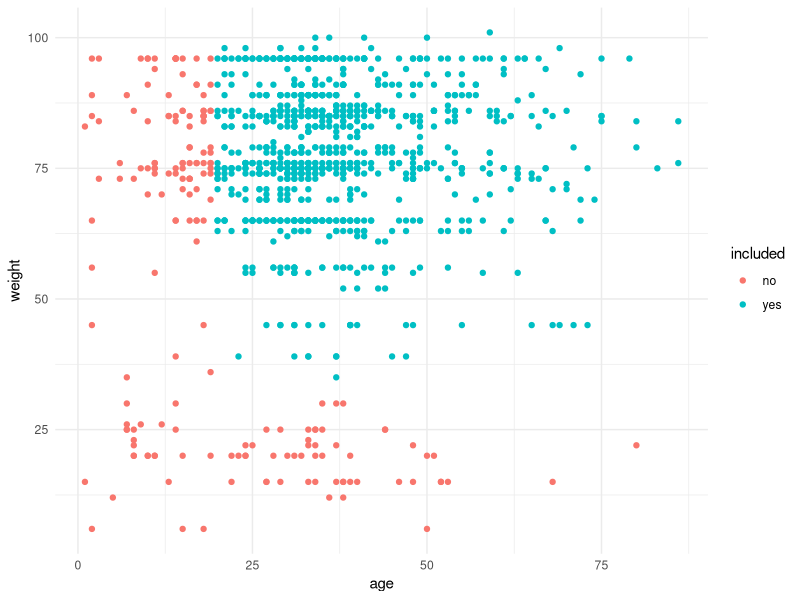

Source code (R):
## ---- chunk 1
knitr::opts_chunk$set(echo = FALSE)
library(tidyverse)
library(kableExtra)
knitr::opts_knit$set(root.dir = here::here()) #root dir for file to project root dir


## ---- chunk 2
death_cases <- read_csv("data/01_death_cases.csv")
recovered_cases <- read_csv("data/01_recovered_cases.csv")
under_treatment_cases <- read_csv("data/01_under_treatment_cases.csv")
all_cases<- death_cases %>%
  mutate(birth_date=as.double(birth_date))%>%
  full_join(recovered_cases)%>%
  full_join(under_treatment_cases)
## ---- chunk 3
knitr::include_graphics("flow_chart.png", error = FALSE)
## ---- chunk 4
all_cases %>%
  head(10) %>%
  kbl("html") %>%
  kable_paper() %>%
  scroll_box(width = "1000px")
## ---- chunk 5
all_cases %>%
  mutate(included = ifelse((age >= 20 & weight >= 35), yes="yes", no="no")) %>%
  ggplot(aes(x = age, y = weight, col=included)) +
  geom_point() +
  theme_minimal()
## ---- chunk 6
y <- data.frame(Changes = c(
  "Removed special characters from variable names" , 
  "Greedy cleanup of binary variables: None binary values set to 1",
  "Blood type had one value of 44 (mistake) which was changed to NA", 
  "Birth dates of other than 4 numbers were set to NA",  
  "Only include women as they are the risk group of breast cancer (few men are hit)", 
  "Only include women > 20 years, as they are the primary risk group", #as we wish to mainly focus on the risk group (age = risk) (0 cases in UK for women < 20 over 3 years)", 
  "Remove samples with abnormal weight age proportions", 
  "Filter out a single woman who is set to not yet have her period, but have experience in pregnancy", 
  "Remove singular columns (with only one value for all samples)"))

x <- knitr::kable(y, "html") %>%
  kable_styling(font_size = 16) %>%
  pack_rows("Column names",1,1) %>%
  pack_rows("Variable values",2,4) %>%
  pack_rows("Filter out samples",5,8) %>%
  pack_rows("Removing columns", 9,9)

x
## ---- chunk 7
y <- data.frame(Changes = c(
  "Categorical variables encoded with label and encoded as factor", 
  "Age at treatment",
  "Normalised numerical variables"))

x <- knitr::kable(y, "html") %>%
  kable_styling(font_size = 16) %>%
  pack_rows("Values changed",1,1) %>%
  pack_rows("Adding columns",2,3) 

x
## ---- chunk 8
knitr::include_graphics("../results/04_analysis_barchart_categorical_education_to_heartmedicine.png", error = F)
## ---- chunk 9
knitr::include_graphics("../results/04_analysis_barchart_categorical_gallmedicine_to_condition.png", error = F)
## ---- chunk 10

knitr::include_graphics("../results/04_analysis_densitograms_on_condition.png", 
  error = F)
## ---- chunk 11

knitr::include_graphics("../results/04_analysis_densitograms_on_tumor.png", 
  error = F)
## ---- chunk 12

knitr::include_graphics("../results/06_MCA_contour_tumorType.png", 
  error = F)
## ---- chunk 13

knitr::include_graphics("../results/06_MCA_contour_conditions.png", 
  error = F)
## ---- chunk 14

knitr::include_graphics("../results/06_MCA_contour_conditions.png", 
  error = F)
## ---- chunk 15

knitr::include_graphics("../results/06_MCA_supImp_rotation.png", 
  error = F)
## ---- chunk 16
redMod_tumor = read.csv("results/07_Model_performance_tumor.csv")

redMod_tumor %>%
  pivot_wider(names_from = "term", values_from = "estimate") %>%
  select(-class) %>%
  mutate(across(-model, function(x) str_c(round(x*100),"%"))) %>%
  kbl("html") %>%
  kable_minimal() %>%
    kable_styling(font_size = 20) %>%
  footnote(general= "Positive class = Malignant",
           fixed_small_size = TRUE)

## ---- chunk 17
redMod_tumor = read.csv("results/08_Model_performance_condition.csv")

redMod_tumor %>%
  pivot_wider(names_from = "term", values_from = "estimate") %>%
  select(-class) %>%
  mutate(across(-model, function(x) str_c(round(x*100),"%"))) %>%
  kbl("html") %>%
  kable_minimal() %>%
  kable_styling(font_size = 20) %>%
  footnote(general = "Positive class = Death",
           fixed_small_size = TRUE)
